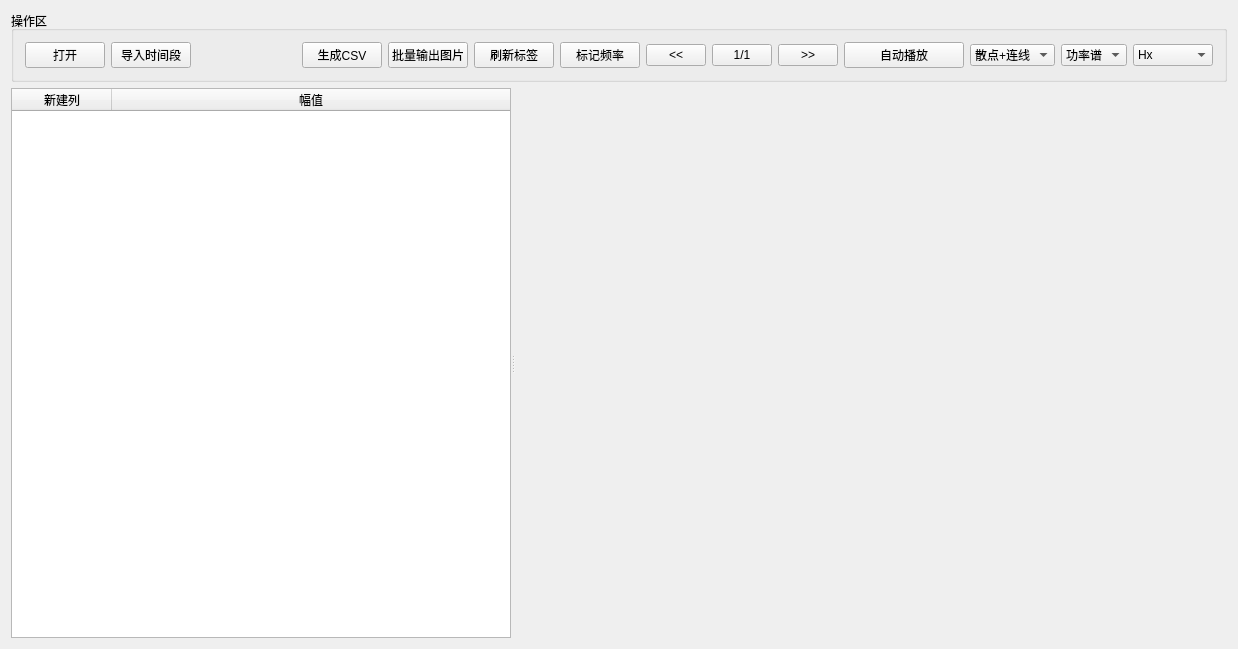
<?xml version="1.0" encoding="UTF-8"?>
<ui version="4.0">
 <class>yupReader</class>
 <widget class="QWidget" name="yupReader">
  <property name="geometry">
   <rect>
    <x>0</x>
    <y>0</y>
    <width>1238</width>
    <height>649</height>
   </rect>
  </property>
  <property name="windowTitle">
   <string>拖放YUP文件以打开</string>
  </property>
  <property name="windowIcon">
   <iconset>
    <normaloff>wave.png</normaloff>wave.png</iconset>
  </property>
  <layout class="QGridLayout" name="gridLayout">
   <item row="0" column="0">
    <widget class="QGroupBox" name="groupBox">
     <property name="sizePolicy">
      <sizepolicy hsizetype="Preferred" vsizetype="Fixed">
       <horstretch>0</horstretch>
       <verstretch>0</verstretch>
      </sizepolicy>
     </property>
     <property name="title">
      <string>操作区</string>
     </property>
     <layout class="QHBoxLayout" name="horizontalLayout_2">
      <item>
       <widget class="QPushButton" name="pushButton_open">
        <property name="text">
         <string>打开</string>
        </property>
       </widget>
      </item>
      <item>
       <widget class="QPushButton" name="pushButton_importTime">
        <property name="text">
         <string>导入时间段</string>
        </property>
       </widget>
      </item>
      <item>
       <widget class="QLabel" name="label">
        <property name="sizePolicy">
         <sizepolicy hsizetype="Expanding" vsizetype="Preferred">
          <horstretch>0</horstretch>
          <verstretch>0</verstretch>
         </sizepolicy>
        </property>
        <property name="text">
         <string/>
        </property>
       </widget>
      </item>
      <item>
       <widget class="QPushButton" name="pushButton_exportCSV">
        <property name="text">
         <string>生成CSV</string>
        </property>
       </widget>
      </item>
      <item>
       <widget class="QPushButton" name="pushButton_exportPic">
        <property name="text">
         <string>批量输出图片</string>
        </property>
       </widget>
      </item>
      <item>
       <widget class="QPushButton" name="pushButton_refreshLabel">
        <property name="text">
         <string>刷新标签</string>
        </property>
       </widget>
      </item>
      <item>
       <widget class="QPushButton" name="pushButton_markfreq">
        <property name="text">
         <string>标记频率</string>
        </property>
       </widget>
      </item>
      <item>
       <layout class="QHBoxLayout" name="horizontalLayout">
        <item>
         <widget class="QPushButton" name="pushButton_left">
          <property name="sizePolicy">
           <sizepolicy hsizetype="Fixed" vsizetype="Fixed">
            <horstretch>0</horstretch>
            <verstretch>0</verstretch>
           </sizepolicy>
          </property>
          <property name="minimumSize">
           <size>
            <width>60</width>
            <height>0</height>
           </size>
          </property>
          <property name="maximumSize">
           <size>
            <width>60</width>
            <height>16777215</height>
           </size>
          </property>
          <property name="text">
           <string>&lt;&lt;</string>
          </property>
         </widget>
        </item>
        <item>
         <widget class="QPushButton" name="pushButton_index">
          <property name="sizePolicy">
           <sizepolicy hsizetype="Fixed" vsizetype="Fixed">
            <horstretch>0</horstretch>
            <verstretch>0</verstretch>
           </sizepolicy>
          </property>
          <property name="minimumSize">
           <size>
            <width>60</width>
            <height>0</height>
           </size>
          </property>
          <property name="maximumSize">
           <size>
            <width>60</width>
            <height>16777215</height>
           </size>
          </property>
          <property name="text">
           <string>1/1</string>
          </property>
         </widget>
        </item>
        <item>
         <widget class="QPushButton" name="pushButton_right">
          <property name="sizePolicy">
           <sizepolicy hsizetype="Fixed" vsizetype="Fixed">
            <horstretch>0</horstretch>
            <verstretch>0</verstretch>
           </sizepolicy>
          </property>
          <property name="minimumSize">
           <size>
            <width>60</width>
            <height>0</height>
           </size>
          </property>
          <property name="maximumSize">
           <size>
            <width>60</width>
            <height>16777215</height>
           </size>
          </property>
          <property name="text">
           <string>&gt;&gt;</string>
          </property>
         </widget>
        </item>
        <item>
         <widget class="QPushButton" name="pushButton_auto">
          <property name="minimumSize">
           <size>
            <width>120</width>
            <height>0</height>
           </size>
          </property>
          <property name="maximumSize">
           <size>
            <width>120</width>
            <height>16777215</height>
           </size>
          </property>
          <property name="text">
           <string>自动播放</string>
          </property>
         </widget>
        </item>
       </layout>
      </item>
      <item>
       <widget class="QComboBox" name="comboBox_displaymode">
        <item>
         <property name="text">
          <string>散点+连线</string>
         </property>
        </item>
        <item>
         <property name="text">
          <string>散点</string>
         </property>
        </item>
        <item>
         <property name="text">
          <string>连线</string>
         </property>
        </item>
       </widget>
      </item>
      <item>
       <widget class="QComboBox" name="comboBox_unit">
        <item>
         <property name="text">
          <string>功率谱</string>
         </property>
        </item>
        <item>
         <property name="text">
          <string>振幅谱</string>
         </property>
        </item>
       </widget>
      </item>
      <item>
       <widget class="QComboBox" name="comboBox">
        <property name="sizePolicy">
         <sizepolicy hsizetype="Fixed" vsizetype="Fixed">
          <horstretch>0</horstretch>
          <verstretch>0</verstretch>
         </sizepolicy>
        </property>
        <property name="minimumSize">
         <size>
          <width>80</width>
          <height>0</height>
         </size>
        </property>
        <property name="maximumSize">
         <size>
          <width>80</width>
          <height>16777215</height>
         </size>
        </property>
        <property name="currentIndex">
         <number>2</number>
        </property>
        <item>
         <property name="text">
          <string>Ex</string>
         </property>
        </item>
        <item>
         <property name="text">
          <string>Ey</string>
         </property>
        </item>
        <item>
         <property name="text">
          <string>Hx</string>
         </property>
        </item>
        <item>
         <property name="text">
          <string>Hy</string>
         </property>
        </item>
        <item>
         <property name="text">
          <string>Hz</string>
         </property>
        </item>
       </widget>
      </item>
     </layout>
    </widget>
   </item>
   <item row="1" column="0">
    <widget class="QSplitter" name="splitter">
     <property name="orientation">
      <enum>Qt::Horizontal</enum>
     </property>
     <widget class="QTableWidget" name="tableWidget">
      <property name="sizePolicy">
       <sizepolicy hsizetype="Expanding" vsizetype="Expanding">
        <horstretch>0</horstretch>
        <verstretch>0</verstretch>
       </sizepolicy>
      </property>
      <property name="minimumSize">
       <size>
        <width>200</width>
        <height>0</height>
       </size>
      </property>
      <property name="maximumSize">
       <size>
        <width>500</width>
        <height>16777215</height>
       </size>
      </property>
      <property name="selectionMode">
       <enum>QAbstractItemView::SingleSelection</enum>
      </property>
      <property name="selectionBehavior">
       <enum>QAbstractItemView::SelectRows</enum>
      </property>
      <property name="columnCount">
       <number>2</number>
      </property>
      <attribute name="horizontalHeaderCascadingSectionResizes">
       <bool>false</bool>
      </attribute>
      <attribute name="horizontalHeaderStretchLastSection">
       <bool>true</bool>
      </attribute>
      <attribute name="verticalHeaderStretchLastSection">
       <bool>false</bool>
      </attribute>
      <column>
       <property name="text">
        <string>新建列</string>
       </property>
      </column>
      <column>
       <property name="text">
        <string>幅值</string>
       </property>
      </column>
     </widget>
     <widget class="QStackedWidget" name="stackedWidget">
      <widget class="QWidget" name="page"/>
      <widget class="QWidget" name="page_2"/>
     </widget>
    </widget>
   </item>
  </layout>
 </widget>
 <layoutdefault spacing="6" margin="11"/>
 <resources/>
 <connections/>
</ui>
